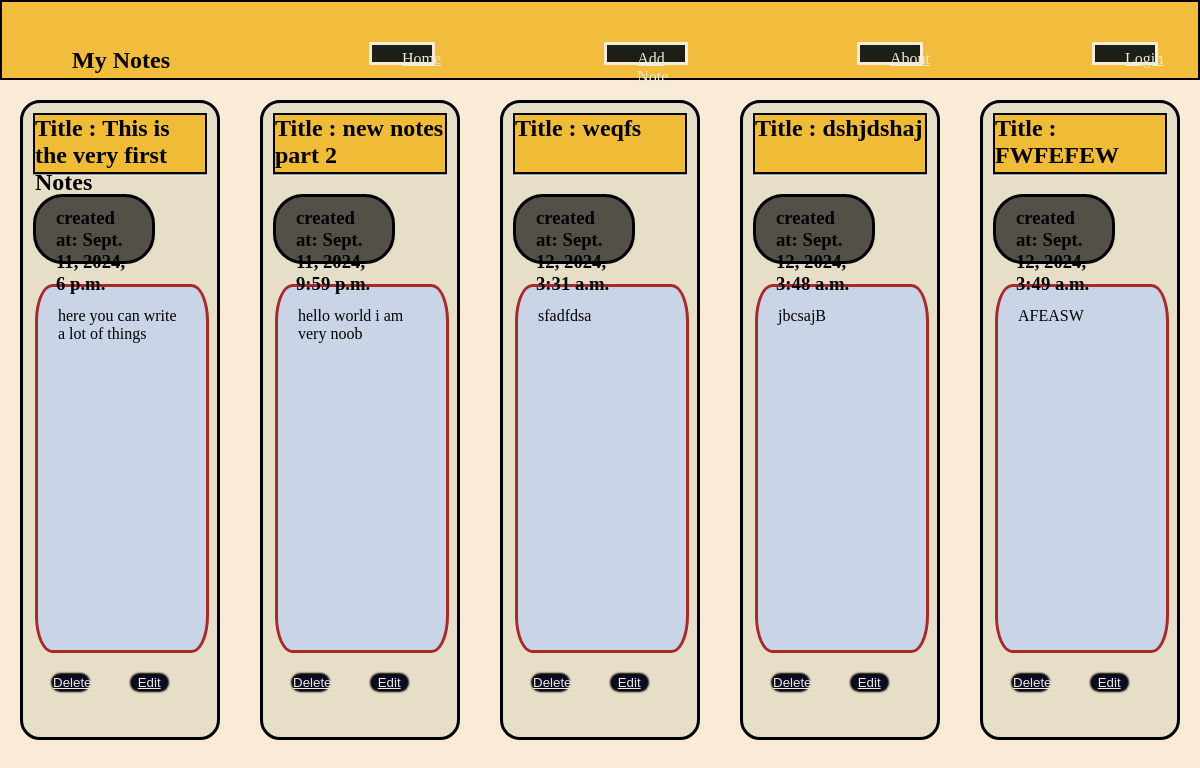
Before: / with the older database file.
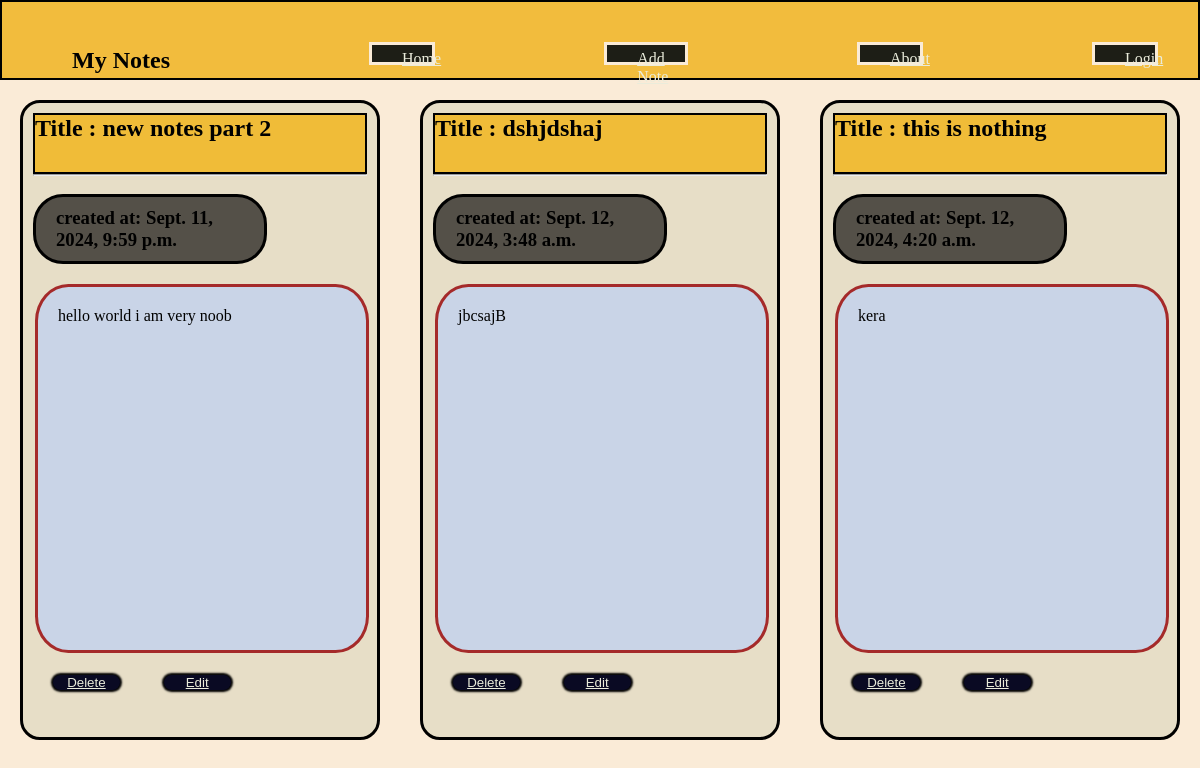
After: the same page with the newer database file.
### Notes/models.py (models this page shows, shortened)
class Notes(models.Model):
    title = models.CharField(max_length =100)
    description = models.TextField()
    creation_date = models.DateTimeField(auto_now_add=True)
    mod_date = models.DateField(default= date.today)

### Notes/views.py (the view)
# urls.py: path('', views.Noteshomepage, name="home-idx"),
def Noteshomepage(request):
    note = Notes.objects.all().values()
    context = {'note':note}
    return render(request,'Notes/mainpage.html', context=context)

### Notes/templates/Notes/mainpage.html (shortened to what this page needs)
{% extends 'Notes/base.html' %}
{% block content %}
{% for  n in note%}
    <div class="section">
        <h2 class="title-class"> Title : {{n.title}} </h2> <hr>  <br>
        <h3 class="des-h3"> created at: {{n.creation_date}}</h3>
        <div class="description">
            <p> {{n.description}} </p>
        </div>
        <button type="button" class="del-button"><a href={% url 'delete-note' n.id %}> Delete </a></button>
        <button type="button" class="edit-button" > <a href={% url 'edit-note' n.id %}>Edit </a></button>
    </div>
{% endfor %}
{% endblock %}

### Notes/templates/Notes/base.html (shortened to what this page needs)
{% load static %}
<!DOCTYPE html>
<html>
    <head>
        <link rel="stylesheet" href="{% static 'css/style.css' %}">
    </head>
    <body>
        {% include "Notes/navbar.html" %}
        <div class="main">
            {% block content %}
            {% endblock %}
        </div>
    </body>
</html>

### Notes/templates/Notes/navbar.html
<nav class="nav-bar">
    <div class="Logo">
        <h1> My Notes </h1>
    </div>
    <div class="Home">
        <ul class="Home-ul">
            <a href={%url 'home-idx'%}> Home</a>
        </ul>
    </div>
    <div class="addnote">
        <ul class="addnote-ul">
            <a href={%url 'add-note'%}>Add Note</a>
        </ul>
    </div>
    <div class="About">
        <ul class="About-ul">
            <a href={url ''}> About</a>
        </ul>
    </div>
    <div class="Login">
        <ul class="Login-ul">
            <a href={url ''}> Login</a>
        </ul>
    </div>
</nav>

### static/css/style.css (style rules this page uses)
* { margin: 0; padding: 0; box-sizing: border-box; }
html, body { width: 100%; height: 100%; }
a { color:rgb(234, 236, 219); }
.nav-bar { width:100%; height:10%; background-color:rgb(242, 188, 61); position:relaive; display:flex; justify-content:space-between; border: solid 2px; }
.Logo { color:black; margin: 40px; padding:5px 30px; }
.addnote { color:black; margin: 40px; padding:5px 30px; width:7%; height:30%; background-color:rgb(29, 30, 22); border:solid; border-color: antiquewhite; }
.Home { color:black; margin: 40px; padding:5px 30px; width:5%; height:30%; background-color:rgb(29, 30, 22); border:solid; border-color: antiquewhite; }
.About { color:black; margin: 40px; padding:5px 30px; width:5%; height:30%; background-color:rgb(29, 30, 22);; border:solid; border-color: antiquewhite; }
.Login { color:black; margin: 40px; padding:5px 30px; width:5%; height:30%; background-color:rgb(29, 30, 22);; border:solid; border-color: antiquewhite; }
.main { width:100%; height:100%; display: flex; background-color: antiquewhite; }
.section { width:30%; height:80%; margin: 20px; border:solid; padding:10px; background-color:rgb(231, 222, 199);; border-radius:20px; }
.des-h3 { width: 70%; padding : 10px 20px; height:70px; border:solid; border-radius:30px; background-color:rgb(84, 80, 72); }
.title-class { width:100%; height:10%; background-color:rgb(240, 188, 56); border:solid; border-width:2px; }
.description { background-color:rgb(201, 212, 231); width:100%; height:60%; margin:20px 2px; padding: 20px; border-style:solid; border-color: brown; border-radius:10% }
button { width:20%; top:50%; background-color: #0a0a23; color:black; border:none; border-radius:10px; box-shadow:0px 0px 2px 2px rgb(0,0,0); margin: 0px 20px ; }

Changed rows visible on the page:
removed Notes: title "This is the very first Notes", creation_date "Sept. 11, 2024, 6 p.m.", description "here you can write a lot of things"
removed Notes: title "weqfs", creation_date "Sept. 12, 2024, 3:31 a.m.", description "sfadfdsa"
removed Notes: title "FWFEFEW", creation_date "Sept. 12, 2024, 3:49 a.m.", description "AFEASW"
added Notes: title "this is nothing", creation_date "Sept. 12, 2024, 4:20 a.m.", description "kera"
